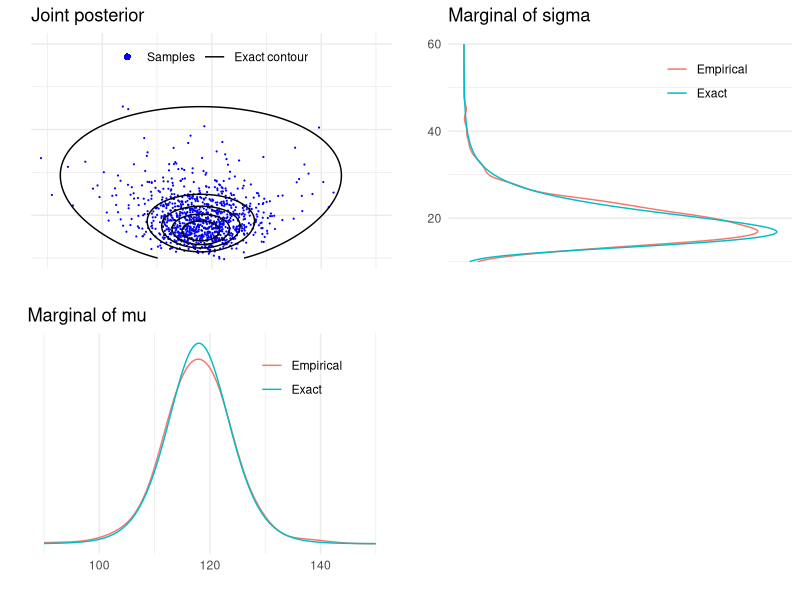
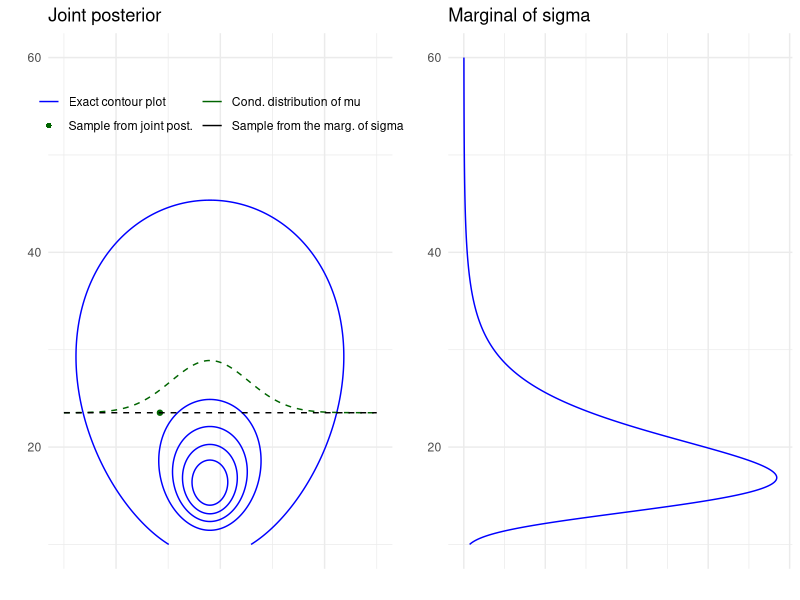
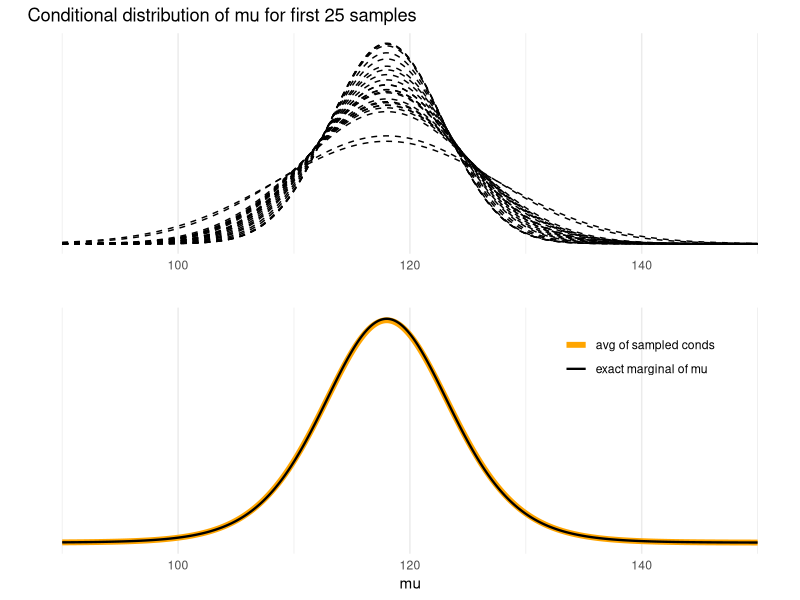
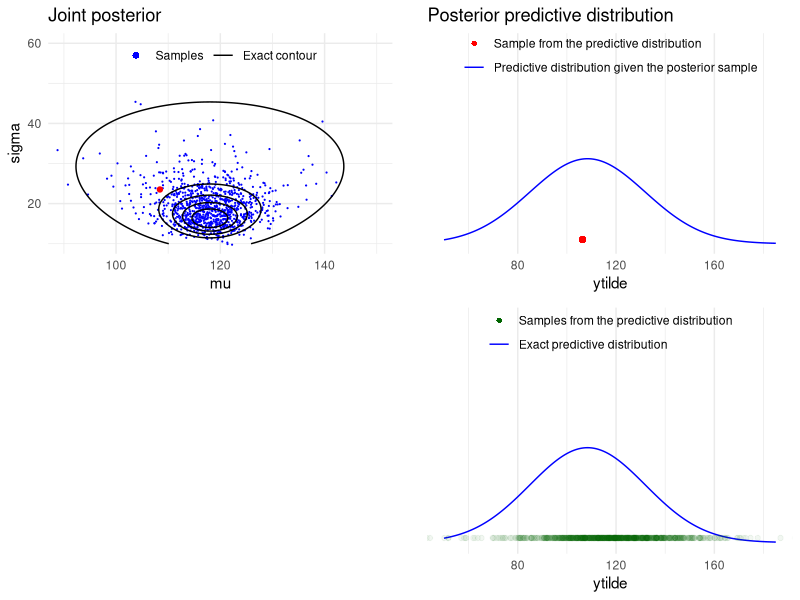

These figures' R source, in order:
## ---- chunk 1
library(ggplot2)
theme_set(theme_minimal())
library(grid)
library(gridExtra)
library(tidyr)
## ---- chunk 2
y <- c(93, 112, 122, 135, 122, 150, 118, 90, 124, 114)
## ---- chunk 3
n <- length(y)
s2 <- var(y)
my <- mean(y)
## ---- chunk 4
# helper functions to sample from and evaluate
# scaled inverse chi-squared distribution
rsinvchisq <- function(n, nu, s2, ...) nu*s2 / rchisq(n , nu, ...)
dsinvchisq <- function(x, nu, s2){
  exp(log(nu/2)*nu/2 - lgamma(nu/2) + log(s2)/2*nu - log(x)*(nu/2+1) - (nu*s2/2)/x)
}
## ---- chunk 5
ns <- 1000
sigma2  <- rsinvchisq(ns, n-1, s2)
## ---- chunk 6
mu <- my + sqrt(sigma2/n)*rnorm(length(sigma2))
## ---- chunk 7
sigma <- sqrt(sigma2)
ynew <- rnorm(ns, mu, sigma)
## ---- chunk 8
t1l <- c(90, 150)
t2l <- c(10, 60)
nl <- c(50, 185)
t1 <- seq(t1l[1], t1l[2], length.out = ns)
t2 <- seq(t2l[1], t2l[2], length.out = ns)
xynew <- seq(nl[1], nl[2], length.out = ns)
## ---- chunk 9
# multiplication by 1./sqrt(s2/n) is due to the transformation of
# variable z=(x-mean(y))/sqrt(s2/n), see BDA3 p. 21
pm <- dt((t1-my) / sqrt(s2/n), n-1) / sqrt(s2/n)
## ---- chunk 10
pmk <- density(mu, adjust = 2, n = ns, from = t1l[1], to = t1l[2])$y
## ---- chunk 11
# the multiplication by 2*t2 is due to the transformation of
# variable z=t2^2, see BDA3 p. 21
ps <- dsinvchisq(t2^2, n-1, s2) * 2*t2
## ---- chunk 12
psk <- density(sigma, n = ns, from = t2l[1], to = t2l[2])$y
## ---- chunk 13
# multiplication by 1./sqrt(s2/n) is due to the transformation of variable
# see BDA3 p. 21
p_new <- dt((xynew-my) / sqrt(s2*(1+1/n)), n-1) / sqrt(s2*(1+1/n))
## ---- chunk 14
# Combine grid points into another data frame
# with all pairwise combinations
dfj <- data.frame(t1 = rep(t1, each = length(t2)),
                  t2 = rep(t2, length(t1)))
dfj$z <- dsinvchisq(dfj$t2^2, n-1, s2) * 2*dfj$t2 * dnorm(dfj$t1, my, dfj$t2/sqrt(n))
# breaks for plotting the contours
cl <- seq(1e-5, max(dfj$z), length.out = 6)
## ---- chunk 15
dfm <- data.frame(t1, Exact = pm, Empirical = pmk) %>% gather(grp, p, -t1)
margmu <- ggplot(dfm) +
  geom_line(aes(t1, p, color = grp)) +
  coord_cartesian(xlim = t1l) +
  labs(title = 'Marginal of mu', x = '', y = '') +
  scale_y_continuous(breaks = NULL) +
  theme(legend.background = element_blank(),
        legend.position = c(0.75, 0.8),
        legend.title = element_blank())
## ---- chunk 16
dfs <- data.frame(t2, Exact = ps, Empirical = psk) %>% gather(grp, p, -t2)
margsig <- ggplot(dfs) +
  geom_line(aes(t2, p, color = grp)) +
  coord_cartesian(xlim = t2l) +
  coord_flip() +
  labs(title = 'Marginal of sigma', x = '', y = '') +
  scale_y_continuous(breaks = NULL) +
  theme(legend.background = element_blank(),
        legend.position = c(0.75, 0.8),
        legend.title = element_blank())
## ---- chunk 17
joint1labs <- c('Samples','Exact contour')
joint1 <- ggplot() +
  geom_point(data = data.frame(mu,sigma), aes(mu, sigma, col = '1'), size = 0.1) +
  geom_contour(data = dfj, aes(t1, t2, z = z, col = '2'), breaks = cl) +
  coord_cartesian(xlim = t1l,ylim = t2l) +
  labs(title = 'Joint posterior', x = '', y = '') +
  scale_y_continuous(labels = NULL) +
  scale_x_continuous(labels = NULL) +
  scale_color_manual(values=c('blue', 'black'), labels = joint1labs) +
  guides(color = guide_legend(nrow  = 1, override.aes = list(
    shape = c(16, NA), linetype = c(0, 1), size = c(2, 1)))) +
  theme(legend.background = element_blank(),
        legend.position = c(0.5, 0.9),
        legend.title = element_blank())
## ---- chunk 18
# blank plot for combining the plots
bp <- grid.rect(gp = gpar(col = 'white'))
## ---- chunk 19
grid.arrange(joint1, margsig, margmu, bp, nrow = 2)
## ---- chunk 20
# data frame for the conditional of mu and marginal of sigma
dfc <- data.frame(mu = t1, marg = rep(sigma[1], length(t1)),
                  cond = sigma[1] + dnorm(t1 ,my, sqrt(sigma2[1]/n)) * 100) %>%
  gather(grp, p, marg, cond)
# legend labels for the following plot
joint2labs <- c('Exact contour plot', 'Sample from joint post.',
               'Cond. distribution of mu', 'Sample from the marg. of sigma')
joint2 <- ggplot() +
  geom_contour(data = dfj, aes(t1, t2, z = z, col = '1'), breaks = cl) +
  geom_point(data = data.frame(m = mu[1], s = sigma[1]), aes(m , s, color = '2')) +
  geom_line(data = dfc, aes(mu, p, color = grp), linetype = 'dashed') +
  coord_cartesian(xlim = t1l,ylim = t2l) +
  labs(title = 'Joint posterior', x = '', y = '') +
  scale_x_continuous(labels = NULL) +
  scale_color_manual(values=c('blue', 'darkgreen','darkgreen','black'), labels = joint2labs) +
  guides(color = guide_legend(nrow  = 2, override.aes = list(
    shape = c(NA, 16, NA, NA), linetype = c(1, 0, 1, 1)))) +
  theme(legend.background = element_blank(),
        legend.position = c(0.5, 0.85),
        legend.title = element_blank())
## ---- chunk 21
margsig2 <- ggplot(data = data.frame(t2, ps)) +
  geom_line(aes(t2, ps), color = 'blue') +
  coord_cartesian(xlim = t2l) +
  coord_flip() +
  labs(title = 'Marginal of sigma', x = '', y = '') +
  scale_y_continuous(labels = NULL)
## ---- chunk 22
grid.arrange(joint2, margsig2, ncol = 2)
## ---- chunk 23
condpdfs <- sapply(t1, function(x) dnorm(x, my, sqrt(sigma2/n)))
## ---- chunk 24
# data frame of 25 first samples
dfm25 <- data.frame(t1, t(condpdfs[1:25,])) %>% gather(grp, p, -t1)
condmu <- ggplot(data = dfm25) +
  geom_line(aes(t1, p, group = grp), linetype = 'dashed') +
  labs(title = 'Conditional distribution of mu for first 25 samples', y = '', x = '') +
  scale_y_continuous(breaks = NULL)
## ---- chunk 25
dfsam <- data.frame(t1, colMeans(condpdfs), pm) %>% gather(grp,p,-t1)
# labels
mulabs <- c('avg of sampled conds', 'exact marginal of mu')
meanmu <- ggplot(data = dfsam) +
  geom_line(aes(t1, p, size = grp, color = grp)) +
  labs(y = '', x = 'mu') +
  scale_y_continuous(breaks = NULL) +
  scale_size_manual(values = c(2, 0.8), labels = mulabs) +
  scale_color_manual(values = c('orange', 'black'), labels = mulabs) +
  theme(legend.position = c(0.8, 0.8),
        legend.background = element_blank(),
        legend.title = element_blank())
## ---- chunk 26
grid.arrange(condmu, meanmu, ncol = 1)
## ---- chunk 27
ynewdists <- sapply(xynew, function(x) dnorm(x, mu, sigma))
## ---- chunk 28
# data frame of dirst draw from sample the predictive along with the exact value for plotting
dfp <- data.frame(xynew, draw = ynewdists[1,], exact = p_new)
# data frame for plotting the samples
dfy <- data.frame(ynew, p = 0.02*max(ynewdists))
# legend labels
pred1labs <- c('Sample from the predictive distribution', 'Predictive distribution given the posterior sample')
pred2labs <- c('Samples from the predictive distribution', 'Exact predictive distribution')
joint3labs <- c('Samples', 'Exact contour')
joint3 <- ggplot() +
  geom_point(data = data.frame(mu, sigma), aes(mu, sigma, col = '1'), size = 0.1) +
  geom_contour(data = dfj, aes(t1, t2, z = z, col = '2'), breaks = cl) +
  geom_point(data = data.frame(x = mu[1], y = sigma[1]), aes(x, y), color = 'red') +
  coord_cartesian(xlim = t1l,ylim = t2l) +
  labs(title = 'Joint posterior', x = 'mu', y = 'sigma') +
  scale_color_manual(values=c('blue', 'black'), labels = joint3labs) +
  guides(color = guide_legend(nrow  = 1, override.aes = list(
    shape = c(16, NA), linetype = c(0, 1), size = c(2, 1)))) +
  theme(legend.background = element_blank(),
        legend.position=c(0.5 ,0.9),
        legend.title = element_blank())
## ---- chunk 29
pred1 <- ggplot() +
  geom_line(data = dfp, aes(xynew, draw, color = '2')) +
  geom_point(data = dfy, aes(ynew[1], p, color = '1')) +
  coord_cartesian(xlim = nl, ylim = c(0,0.04)) +
  labs(title = 'Posterior predictive distribution', x = 'ytilde', y = '') +
  scale_y_continuous(breaks = NULL) +
  scale_color_manual(values = c('red', 'blue'), labels = pred1labs) +
  guides(color = guide_legend(nrow = 2, override.aes = list(
    linetype = c(0, 1), shape=c(16, NA), labels = pred1labs))) +
  theme(legend.background = element_blank(),
        legend.position = c(0.5 ,0.9),
        legend.title = element_blank())
## ---- chunk 30
pred2 <- ggplot() +
  geom_line(data = dfp, aes(xynew, draw, color = '2')) +
  geom_point(data = dfy, aes(ynew, p, color = '1'), alpha = 0.05) +
  coord_cartesian(xlim = nl, ylim = c(0,0.04)) +
  labs(x = 'ytilde', y = '') +
  scale_y_continuous(breaks=NULL) +
  scale_color_manual(values=c('darkgreen','blue'),labels=pred2labs) +
  guides(color = guide_legend(nrow = 2, override.aes=list(
    linetype = c(0, 1), shape = c(16, NA), alpha = c(1, 1) ,labels = pred2labs))) +
  theme(legend.background = element_blank(),
        legend.position = c(0.5 ,0.9),
        legend.title = element_blank())
## ---- chunk 31
grid.arrange(joint3, pred1, bp, pred2, nrow = 2)
